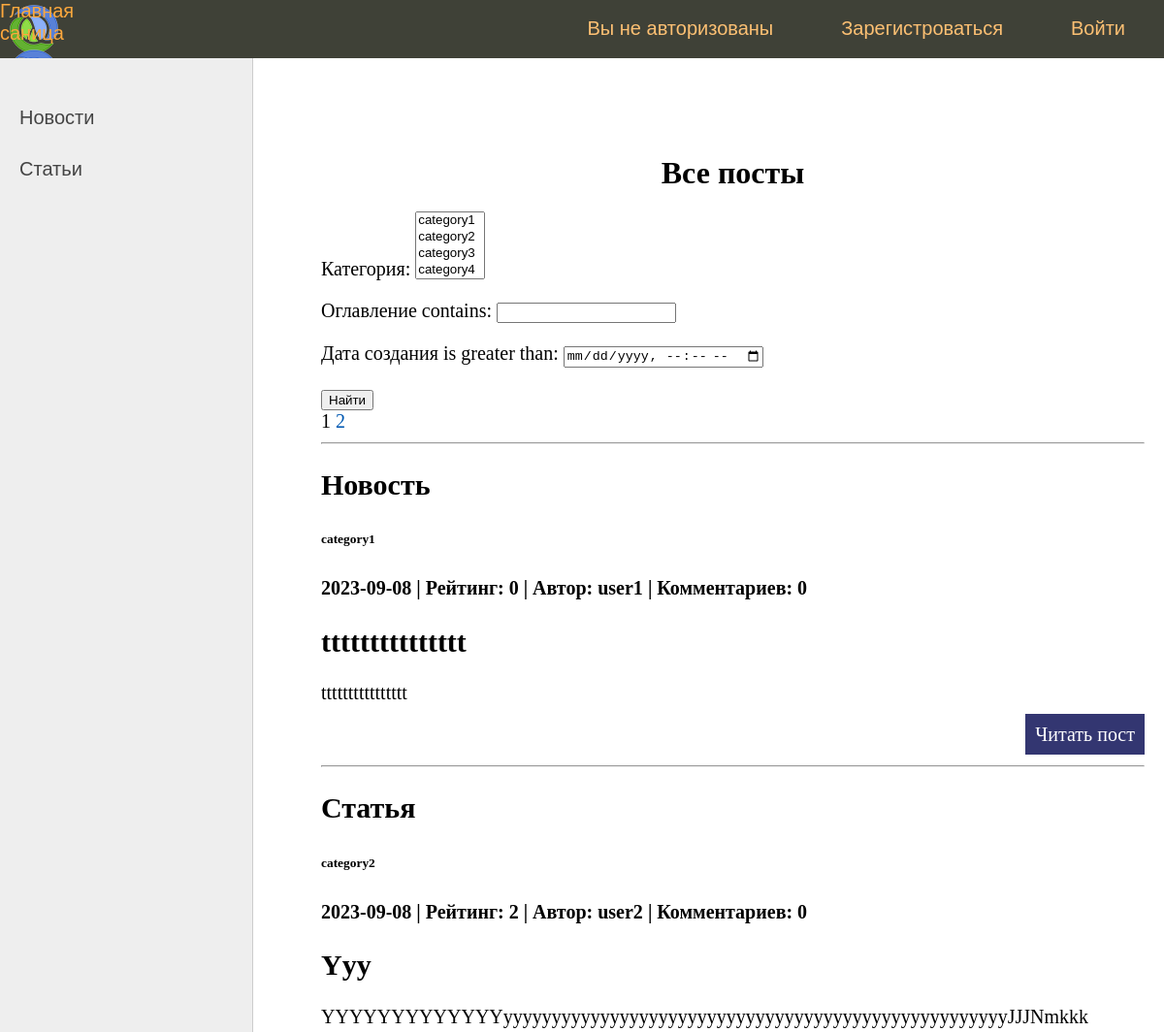
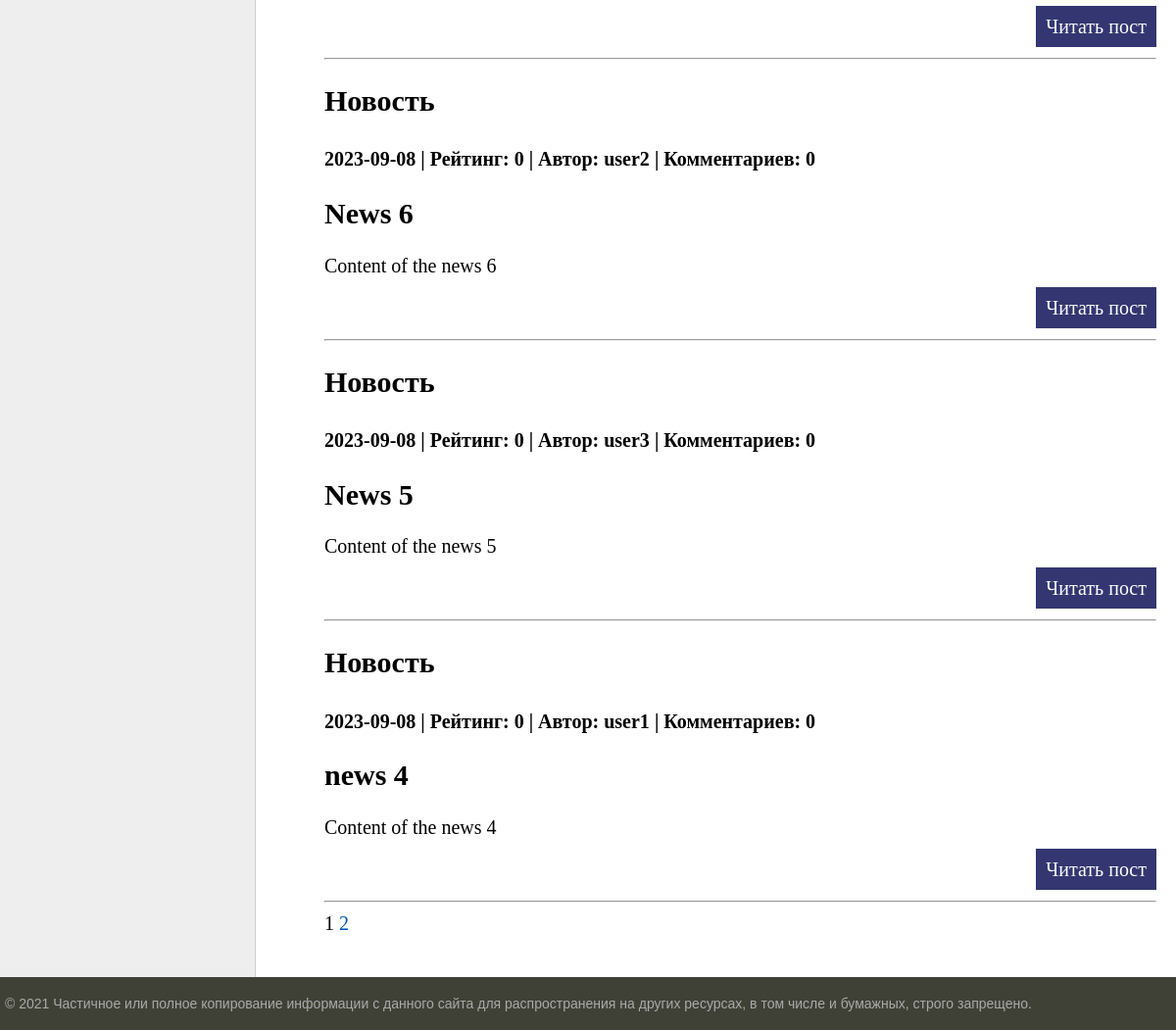
/, run on an earlier commit of the app's database (2 pictures, top to bottom).
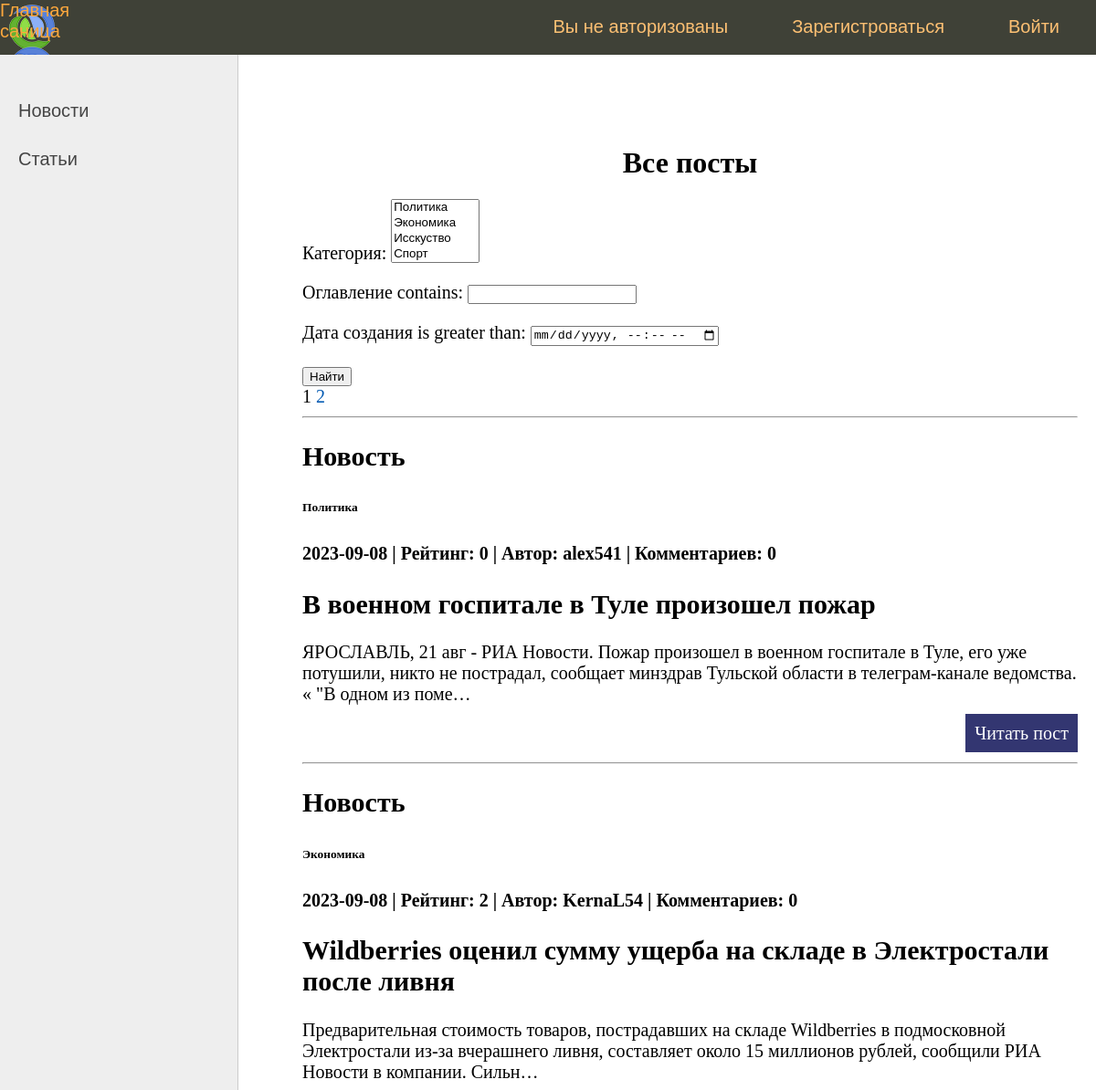
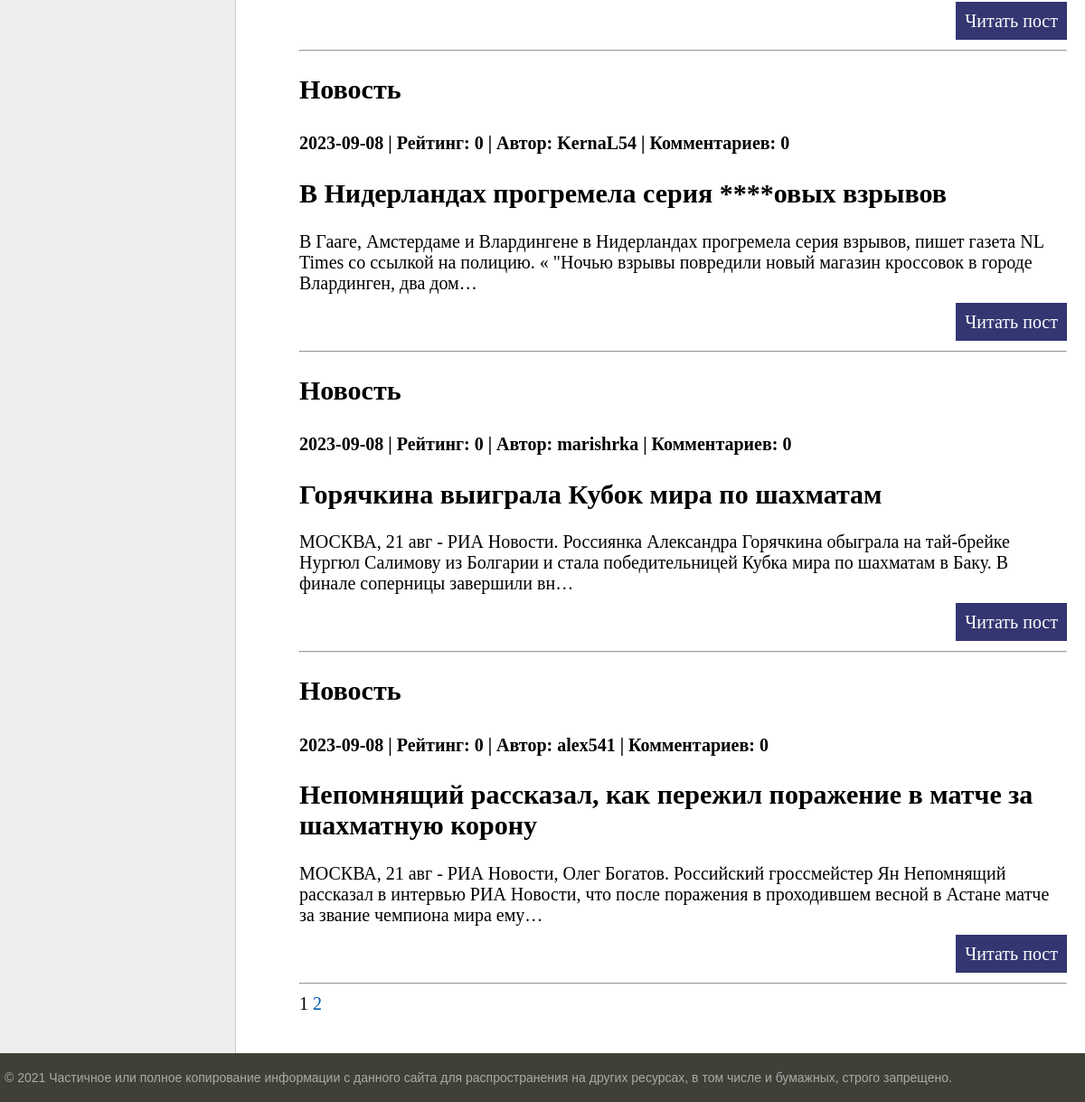
And on a later commit of the database (2 pictures, top to bottom).
### newsportal/models.py (models this page shows, shortened)
class Post(models.Model):
    author = models.ForeignKey(Author, on_delete=models.CASCADE, verbose_name='Автор')
    type_post = models.CharField(max_length=1, choices=POSTS, verbose_name='Тип поста')
    time_created = models.DateTimeField(auto_now_add=True, verbose_name='Дата создания')
    category = models.ManyToManyField(Category, through="PostCategory", verbose_name='Категория')
    title =  models.CharField(max_length=255, verbose_name='Оглавление')
    content = models.TextField( verbose_name='Содержание')
    rating = models.SmallIntegerField(default=0, verbose_name='Рейтинг')
    def get_absolute_url(self):
        return reverse('one_news', args=[str(self.id)])

class Category(models.Model):
    name = models.CharField(max_length=150, unique=True)
    def __str__(self):
        return self.name

class Author(models.Model):
    author = models.OneToOneField(User, on_delete=models.CASCADE)
    rating = models.SmallIntegerField(default=0)
    def __str__(self):
        return self.author.username

### newsportal/views.py (the view)
# urls.py: path('', ListPost.as_view(), name='index'),
class ListPost(ListView):
    model = Post
    ordering = '-time_created'
    template_name = 'index.html'
    context_object_name = 'posts'
    paginate_by = 5
    def get_queryset(self):
        queryset = super().get_queryset()
        self.filterset = PostFilter(self.request.GET, queryset)
        return self.filterset.qs
    def get_context_data(self, **kwargs):
        context = super().get_context_data(**kwargs)
        context['filterset'] = self.filterset
        context['title'] = 'Все посты'
        return context

### newsportal/templatetags/custom_filters.py (called while the page is built)
@register.filter()
def censor(value:str):
   swear_words = ('банан', 'морков', 'карто', 'броккол', 'ананас',
                  'Банан', 'Морков', 'Карто', 'Броккол', 'Ананас',)
   for word in swear_words:
      if word in value:
          value = value.replace(word, '****')
   return value

### newsportal/templatetags/custom_tags.py (called while the page is built)
@register.simple_tag(takes_context=True)
def url_replace(context, **kwargs):
   d = context['request'].GET.copy()
   for k, v in kwargs.items():
       d[k] = v
   return d.urlencode()

### templates/index.html (shortened to what this page needs)
{% extends 'default.html' %}
{% load custom_filters %}
{% block content %}
<h1 align="center">{{ title }}</h1>
   <form action="" method="get">
       {{ filterset.form.as_p }}
       <input type="submit" value="Найти" />
   </form>
{% if posts %}
{% include 'includes/paginations.html' %}
<hr>
{% for n in posts %}
<h2>{{ n.get_type_post_display }}</h2>
<h6>
{% for cat in n.category.all %}
{{ cat }}    {% if not forloop.last %}, {% endif %}
{% endfor %}
</h6>
<h4>{{ n.time_created|date:'Y-m-d' }} | Рейтинг: {{ n.rating }}
    | Автор: {{ n.author }} | Комментариев: {{ n.comment_set.count }} </h4>
<h2>{{ n.title|censor }}</h2>
<p>{{ n.content|truncatechars:200|censor}}</p>
   <p class="link-read-post"><a href="{{ n.get_absolute_url }}">Читать пост</a>
<hr>
{% endfor %}
{% include 'includes/paginations.html' %}
{% else %}
<h1>Постов нет</h1>
{% endif %}
<br><br>{% endblock content %}

### templates/default.html (shortened to what this page needs)
{% load static %}
<!DOCTYPE html>
<html>
<head>
	<link type="text/css" href="{% static 'styles.css' %}" rel="stylesheet" />
</head>
<body>
<table class="table-page" border=0 cellpadding="0" cellspacing="0">
<tr><td valign=top>
{% block mainmenu %}
		<div class="header">
			<ul id="mainmenu" class="mainmenu">
			<li class="logo"><a href="{% url 'index' %}">Главная саница<div class="logo"></div></a></li>
{% if not request.user.is_authenticated %}
			<li class="last"><a href="/accounts/login/">Войти</a></li>
        <li class="last"><a href="/accounts/signup/">Зарегистроваться</a></li>
        <li class="last"> Вы не авторизованы</li>
         {% else %}
	<li class="last">{{ user.username }}</li>
        <li class="last"><a href="/accounts/logout/">Выйти</a></li>
        {% endif %}
			</ul>
		</div>
{% endblock mainmenu %}
<table class="table-content" border=0 cellpadding="0" cellspacing="0">
<tr>
	<td valign="top" class="left-chapters">
	<ul id="leftchapters">
    <li><a href="{% url 'news' %}">Новости</a></li>
    <li><a href="{% url 'articles' %}">Статьи</a></li>
	</ul>
</td>
<td valign="top" class="content">
	<div class="content-text">
{% block content %}
{% endblock %}
	</div>
</td></tr></table>
</td></tr>
<tr><td valign=top>
	<div id="footer">
		<p>&copy; 2021 Частичное или полное копирование информации с данного сайта для распространения на других ресурсах, в том числе и бумажных, строго запрещено.</p>
	</div>
</td></tr></table>
</body>
</html>

### templates/includes/paginations.html (shortened to what this page needs)
{% load custom_tags %}
   {{ page_obj.number }}
   {% if page_obj.has_next %}
       <a href="?{% url_replace page=page_obj.next_page_number %}">{{ page_obj.next_page_number }}</a>
   {% endif %}

### static/styles.css (style rules this page uses)
html, body { font-family: 'Arial'; margin: 0; padding: 0; height: 100%; width: 100%; color: #444; }
a { color: #0059b2; text-decoration: none; }
p.link-read-post { text-align: right; }
p.link-read-post a { padding: 10px; min-width: 100px; background: #333671; color: #fff; text-decoration: none; }
.table-page { width: 100%; height: 100%; vertical-align: top; }
.table-page tr { height: 100%; }
.header { background: #3F4137; height: 60px; }
.logo { background: url('../images/logo.png') no-repeat 10px 5px; width: 70px; height: 60px; }
ul.mainmenu { list-style: none; margin: 0; padding: 0; height: 60px; color: #fdc073; font-size: 20px; overflow: hidden; }
ul.mainmenu li { float: left; margin: 18px 40px 0 30px; }
ul.mainmenu li.logo { margin: 0; }
ul.mainmenu li.last { float: right; }
ul.mainmenu li a { color: #fdc073; text-decoration: none; }
.table-content { width: 100%; min-height: 100%; height: 100%; }
.left-chapters { margin: 0; background: #eee; border-right: 1px solid #ccc; min-height: 100%; }
.left-chapters ul { width: 230px; min-height: 100%; margin: 0; padding: 20px 10px 10px 20px; list-style: none; font-size: 20px; }
.left-chapters ul li { margin: 30px 0 0 0; color: #999; }
.left-chapters ul li a { color: #444; text-decoration: none; }
.content { padding: 40px 20px 20px 40px; width: 100%; box-sizing: border-box; }
.content-text { margin: 60px 0 0 30px; color: #000; font-size: 20px; font-family: Yandex Sans Display Light; }
.content-text h1 { font-size: 32px; }
#footer { box-sizing: border-box; background: #3F4137; padding: 5px; color: #aaa; font-size: 14px; font-family: Verdana, Geneva, Arial, Helvetica; text-align: left; overflow: hidden; }

What changed in the data, as far as the page shows it:
changed Post: author "user1" → "alex541"; title|censor "ttttttttttttttt" → "В военном госпитале в Туле произошел пожар"; content|censor "tttttttttttttttt" → "ЯРОСЛАВЛЬ, 21 авг - РИА Новости. Пожар произошел в военном госпитале в Туле, его уже потушили, никто не пострадал, сообщает минздрав Тульской области в телеграм-канале ведомства. « \"В одном из поме…"
changed Category: name "category1" → "Политика"
changed Post: type_post "Статья" → "Новость"; author "user2" → "KernaL54"; title|censor "Yyy" → "Wildberries оценил сумму ущерба на складе в Электростали после ливня"; content|censor "YYYYYYYYYYYYYyyyyyyyyyyyyyyyyyyyyyyyyyyyyyyyyyyyyyyyyyyyyyyyyyyyyJJJNmkkk" → "Предварительная стоимость товаров, пострадавших на складе Wildberries в подмосковной Электростали из-за вчерашнего ливня, составляет около 15 миллионов рублей, сообщили РИА Новости в компании. Сильн…"
changed Category: name "category2" → "Экономика"
changed Post: author "user2" → "KernaL54"; title|censor "News 6" → "В Нидерландах прогремела серия ****овых взрывов"; content|censor "Content of the news 6" → "В Гааге, Амстердаме и Влардингене в Нидерландах прогремела серия взрывов, пишет газета NL Times со ссылкой на полицию. « \"Ночью взрывы повредили новый магазин кроссовок в городе Влардинген, два дом…"
changed Post: author "user3" → "marishrka"; title|censor "News 5" → "Горячкина выиграла Кубок мира по шахматам"; content|censor "Content of the news 5" → "МОСКВА, 21 авг - РИА Новости. Россиянка Александра Горячкина обыграла на тай-брейке Нургюл Салимову из Болгарии и стала победительницей Кубка мира по шахматам в Баку. В финале соперницы завершили вн…"
changed Post: author "user1" → "alex541"; title|censor "news 4" → "Непомнящий рассказал, как пережил поражение в матче за шахматную корону"; content|censor "Content of the news 4" → "МОСКВА, 21 авг - РИА Новости, Олег Богатов. Российский гроссмейстер Ян Непомнящий рассказал в интервью РИА Новости, что после поражения в проходившем весной в Астане матче за звание чемпиона мира ему…"
Also different on the page:
form field category: "category1 / category2 / category3 / category4" → "Политика / Экономика / Исскуство / Спорт"
